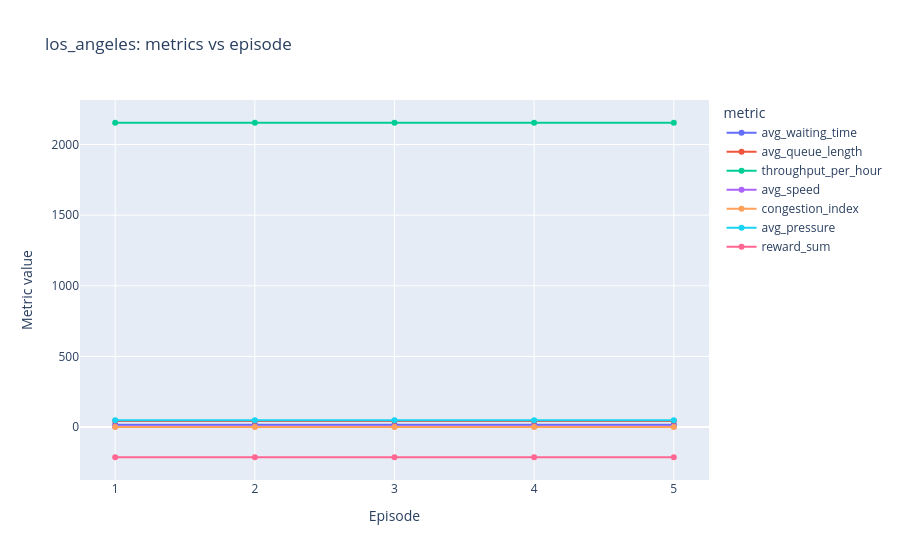

Notebook source saved alongside this figure:
### Code cell
# Generate paper-style plots and save to Report/figures

plot_att_aip_asip_vs_episode(df_all)
plot_fundamental_metrics_vs_episode(df_all)
plot_strategy_heatmap(df_all)

# Print a simple statistics table (mean ± std, 95% CI) for key metrics
KEY = ["avg_waiting_time", "avg_queue_length", "throughput_per_hour", "congestion_index", "total_co2", "total_fuel"]
rows = []
for label, d in df_all.groupby("label"):
    for m in KEY:
        if m not in d.columns:
            continue
        mu, sd, lo, hi = mean_std_ci(d[m].tolist())
        rows.append({"label": label, "metric": m, "mean": mu, "std": sd, "ci95_low": lo, "ci95_high": hi})

stats_df = pd.DataFrame(rows)
print("\nSummary (mean±std, 95% CI):")
display(stats_df)

# Significance tests vs FIXED_TIME (requires FIXED_TIME baseline to be loaded)
print("\nSignificance tests vs FIXED_TIME (Welch t-test + Mann–Whitney U):")
res = significance_tests(df_all, baseline="FIXED_TIME")
display(res)

print("\nSaved figures to:", FIG_DIR)

### Figure 1 — Plotly figure (JSON) as saved in the notebook; plotly's stock layout.template omitted (floating-point values rounded to 4 significant figures)
{"data": [{"hovertemplate": "metric=avg_waiting_time<br>episode=%{x}<br>value=%{y}<extra></extra>", "legendgroup": "avg_waiting_time", "line": {"color": "#636efa", "dash": "solid"}, "marker": {"symbol": "circle"}, "mode": "lines+markers", "name": "avg_waiting_time", "orientation": "v", "showlegend": true, "type": "scatter", "x": [1, 2, 3, 4, 5], "xaxis": "x", "y": [17.34, 17.34, 17.34, 17.34, 17.34], "yaxis": "y"}, {"hovertemplate": "metric=avg_queue_length<br>episode=%{x}<br>value=%{y}<extra></extra>", "legendgroup": "avg_queue_length", "line": {"color": "#EF553B", "dash": "solid"}, "marker": {"symbol": "circle"}, "mode": "lines+markers", "name": "avg_queue_length", "orientation": "v", "showlegend": true, "type": "scatter", "x": [1, 2, 3, 4, 5], "xaxis": "x", "y": [42.55, 42.55, 42.55, 42.55, 42.55], "yaxis": "y"}, {"hovertemplate": "metric=throughput_per_hour<br>episode=%{x}<br>value=%{y}<extra></extra>", "legendgroup": "throughput_per_hour", "line": {"color": "#00cc96", "dash": "solid"}, "marker": {"symbol": "circle"}, "mode": "lines+markers", "name": "throughput_per_hour", "orientation": "v", "showlegend": true, "type": "scatter", "x": [1, 2, 3, 4, 5], "xaxis": "x", "y": [2154.0, 2154.0, 2154.0, 2154.0, 2154.0], "yaxis": "y"}, {"hovertemplate": "metric=avg_speed<br>episode=%{x}<br>value=%{y}<extra></extra>", "legendgroup": "avg_speed", "line": {"color": "#ab63fa", "dash": "solid"}, "marker": {"symbol": "circle"}, "mode": "lines+markers", "name": "avg_speed", "orientation": "v", "showlegend": true, "type": "scatter", "x": [1, 2, 3, 4, 5], "xaxis": "x", "y": [3.449, 3.449, 3.449, 3.449, 3.449], "yaxis": "y"}, {"hovertemplate": "metric=congestion_index<br>episode=%{x}<br>value=%{y}<extra></extra>", "legendgroup": "congestion_index", "line": {"color": "#FFA15A", "dash": "solid"}, "marker": {"symbol": "circle"}, "mode": "lines+markers", "name": "congestion_index", "orientation": "v", "showlegend": true, "type": "scatter", "x": [1, 2, 3, 4, 5], "xaxis": "x", "y": [0.3989, 0.3989, 0.3989, 0.3989, 0.3989], "yaxis": "y"}, {"hovertemplate": "metric=avg_pressure<br>episode=%{x}<br>value=%{y}<extra></extra>", "legendgroup": "avg_pressure", "line": {"color": "#19d3f3", "dash": "solid"}, "marker": {"symbol": "circle"}, "mode": "lines+markers", "name": "avg_pressure", "orientation": "v", "showlegend": true, "type": "scatter", "x": [1, 2, 3, 4, 5], "xaxis": "x", "y": [48.87, 48.87, 48.87, 48.87, 48.87], "yaxis": "y"}, {"hovertemplate": "metric=reward_sum<br>episode=%{x}<br>value=%{y}<extra></extra>", "legendgroup": "reward_sum", "line": {"color": "#FF6692", "dash": "solid"}, "marker": {"symbol": "circle"}, "mode": "lines+markers", "name": "reward_sum", "orientation": "v", "showlegend": true, "type": "scatter", "x": [1, 2, 3, 4, 5], "xaxis": "x", "y": [-213.4, -213.4, -213.4, -213.4, -213.4], "yaxis": "y"}], "layout": {"legend": {"title": {"text": "metric"}, "tracegroupgap": 0}, "title": {"text": "los_angeles: metrics vs episode"}, "xaxis": {"anchor": "y", "domain": [0, 1], "title": {"text": "Episode"}}, "yaxis": {"anchor": "x", "domain": [0, 1], "title": {"text": "Metric value"}}}}
